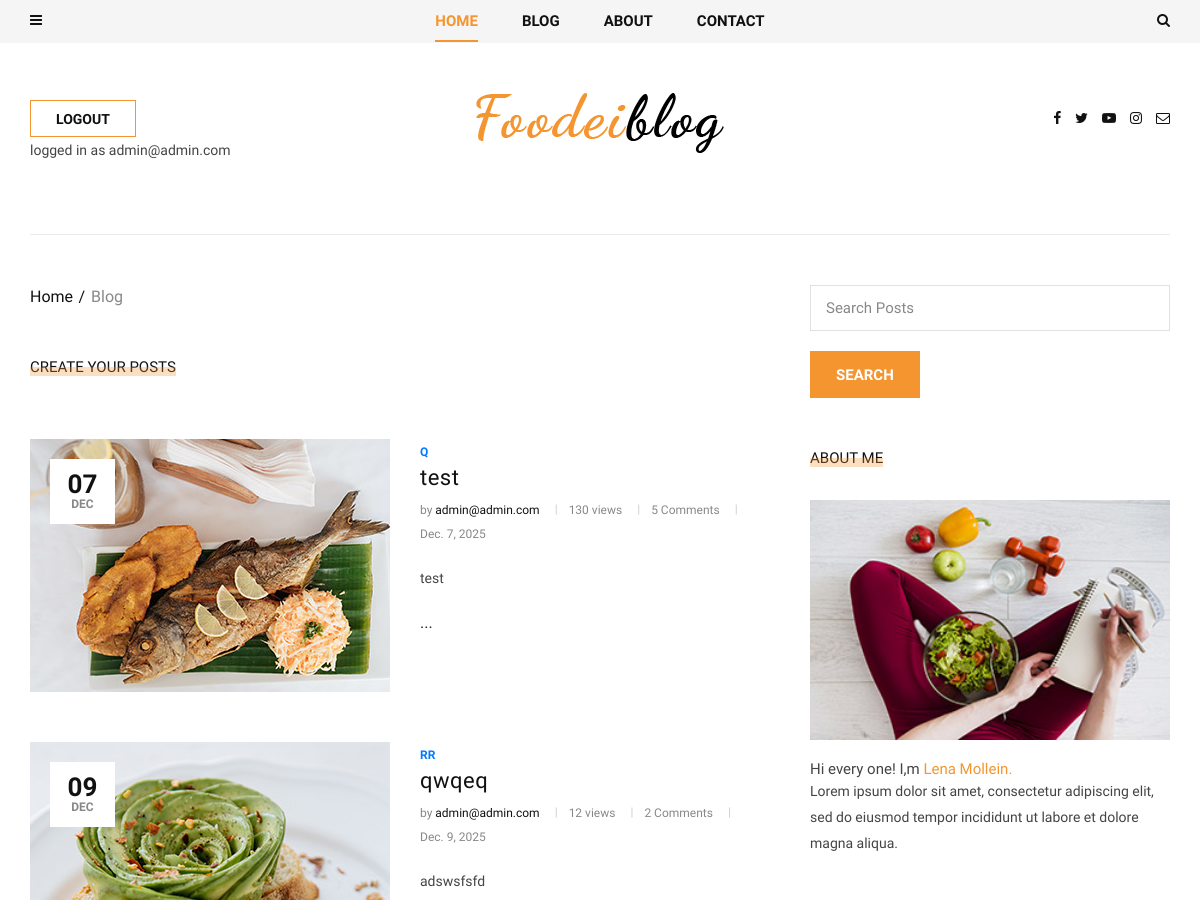
The page /blog/ (signed in, upper part) on the database as committed earlier.
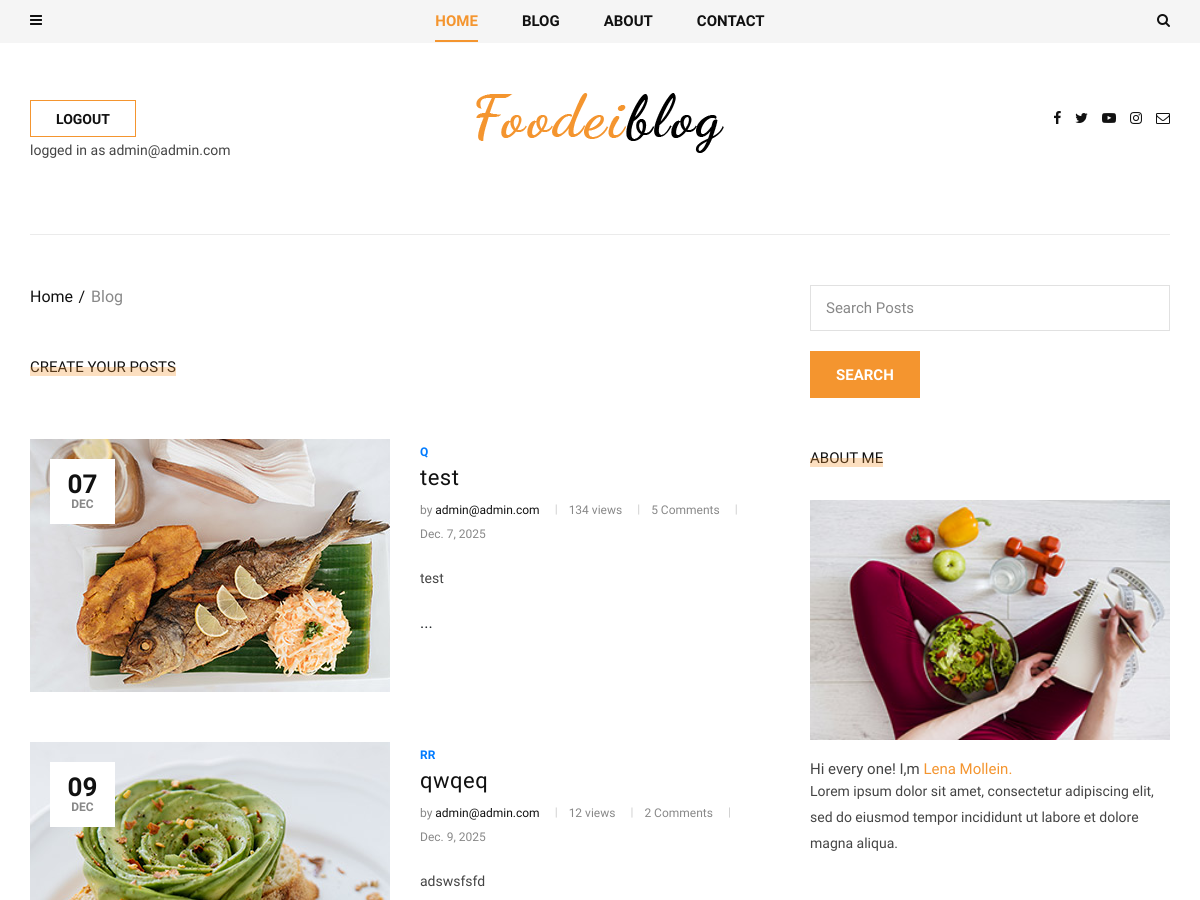
The same page on the database as committed later.
### blog/models.py (models this page shows, shortened)
class Post(models.Model):
    image = models.ImageField(upload_to="blog/", default="blog/default.jpg")
    author = models.ForeignKey("accounts.Profile", on_delete=models.SET_NULL, null=True)
    title = models.CharField(max_length=255)
    content = models.TextField()
    tags = TaggableManager(blank=True)
    category = models.ManyToManyField(Category, blank=True)
    counted_views = models.IntegerField(default=0)
    status = models.BooleanField(default=False)
    login_require = models.BooleanField(default=False)
    published_date = models.DateTimeField(auto_now_add=True)
    created_date = models.DateTimeField(auto_now_add=True)
    updated_date = models.DateTimeField(auto_now=True)
    class Meta:
        ordering = ["id"]

### accounts/models.py (models this page shows)
class Profile(models.Model):
    user = models.ForeignKey(User, on_delete=models.CASCADE)
    first_name = models.CharField(max_length=250)
    last_name = models.CharField(max_length=250)
    image = models.ImageField(upload_to="profile_images/", blank=True, null=True)
    description = models.TextField()
    created_date = models.DateTimeField(auto_now_add=True)
    updated_date = models.DateTimeField(auto_now=True)
    def __str__(self):
        return self.user.email

class User(AbstractBaseUser, PermissionsMixin):
    email = models.EmailField(max_length=255, unique=True)
    is_staff = models.BooleanField(default=False)
    is_active = models.BooleanField(default=True)
    is_superuser = models.BooleanField(default=False)
    is_verified = models.BooleanField(default=False)
    created_date = models.DateTimeField(auto_now_add=True)
    updated_date = models.DateTimeField(auto_now=True)
    USERNAME_FIELD = "email"
    REQUIRED_FIELDS = []
    objects = UserManager()
    def __str__(self):
        return self.email

### blog/views.py (the view)
# urls.py: path("", BlogHomeView.as_view(), name="blog_home"),
class BlogHomeView(MyLoginRequiredMixin, ListView):
    model = Post
    template_name = "blog/blog-home2.html"
    context_object_name = "posts"
    paginate_by = 2
    def get_queryset(self):
        queryset = Post.objects.filter(published_date__lte=timezone.now(), status=True)
        cat_name = self.kwargs.get("cat_name")
        author = self.kwargs.get("author")
        tag_name = self.kwargs.get("tag_name")
        s = self.request.GET.get("s")
        if tag_name:
            queryset = queryset.filter(tags__name=tag_name)
        if cat_name:
            queryset = queryset.filter(category__name=cat_name)
        if author:
            queryset = queryset.filter(author__username=author)
        if s:
            queryset = queryset.filter(content__contains=s)
        return queryset

### blog/models.py (called while the page is built)
    def __str__(self):
        return self.name

### blog/templatetags/blog_tags.py (called while the page is built)
@register.filter
def snippet(value, arg):
    return value[:arg]

@register.inclusion_tag("blog/blog_latestposts.html")
def latestposts():
    posts = Post.objects.filter(published_date__lte=timezone.now(), status=1).order_by(
        "published_date"
    )[:2]
    return {"posts": posts}

@register.inclusion_tag("blog/blog_postcategories.html")
def postcategories():
    posts = Post.objects.filter(published_date__lte=timezone.now(), status=1)
    categories = Category.objects.all()
    cat_dict = {}
    for name in categories:
        cat_dict[name] = posts.filter(category=name).count()
    return {"categories": cat_dict}

@register.inclusion_tag("blog/blog-tag-clouds.html")
def tagclouds():
    posts = Post.objects.filter(published_date__lte=timezone.now(), status=1)
    tags = set()
    for post in posts:
        post_all_tags = post.tags.all()
        for i in range(len(post_all_tags)):
            tags.add(post_all_tags[i])
    return {"tags": tags}

@register.simple_tag
def comment_count(post):
    comments = Task.objects.filter(post=post).count()
    return comments

### templates/blog/blog-home2.html (shortened to what this page needs)
{%extends 'base2.html'%}
{%load static%}
{% load blog_tags %}
{% load humanize %}
{%block content%}
    <section class="categories categories-grid spad">
        <div class="categories__post">
            <div class="container">
                <div class="categories__grid__post">
                    <div class="row">
                        <div class="col-lg-8 col-md-8">
                            <div class="breadcrumb__text">
                                <div class="breadcrumb__option">
                                    <a href="{% url "website:index" %}">Home</a>
                                    <span>Blog</span>
                                </div>
                            </div>
                                <div class="sidebar__item__categories">
                                    <div class="sidebar__item__title">
                                        <a href="{% url "post:post" %}"><h6>Create Your Posts</h6></a>
                                    </div>
                                </div>
                            {%for post in posts%}
                            <div class="categories__list__post__item">
                                <div class="row">
                                    <div class="col-lg-6 col-md-6">
                                        <div class="categories__post__item__pic set-bg"
                                            data-setbg={{post.image.url}}>
                                            <div class="post__meta">
                                                <h4>{{post.published_date|date:'d'}}</h4>
                                                <span>{{post.published_date|date:'M'}}</span>
                                            </div>
                                        </div>
                                    </div>
                                    <div class="col-lg-6 col-md-6">
                                        <div class="categories__post__item__text">
                                            <span class="post__label">
                                                {% for cat in post.category.all %}
                                                <a href="{% url "blog:category" cat_name=cat.name %}">{{cat.name}} {%if not forloop.last%} | {%endif%}</a>
                                                {% endfor %}
                                            </span>
                                            <h3><a href="{% url "blog:blog_single" pid=post.id %}">{{post.title}}</a></h3>
                                            <ul class="post__widget">
                                                <li>by <span>{{post.author}}</span></li>
                                                <li>{{post.counted_views}} views</li>
                                                <li>{% comment_count post %} Comments</li>
                                                <li>{{post.published_date|naturalday}}</li>
                                            </ul>
                                            <p>{{post.content|snippet:100|safe}} ...</p>
                                        </div>
                                    </div>
                                </div>
                            </div>
                            {%endfor%}
                        </div>
                        <div class="col-lg-4 col-md-4">
                            <div class="sidebar__item">
                                <div class="sidebar__subscribe__item">
									<form action="{% url "blog:search" %}" method="GET">
			                            <input placeholder="Search Posts" name="s" type="text" class="email-input">
			                            <button type="submit" class="site-btn">Search</button>
			                        </form>
                                </div>
                                <br><br>
                                {%include 'blog/blog_writer.html'%}
                                <br>
                            </div>
                        </div>
                    </div>
                </div>
            </div>
        </div>
    </section>
{%endblock%}

Rows that differ between the two databases and show on the page:
changed Post "test": counted_views "130" → "134"
